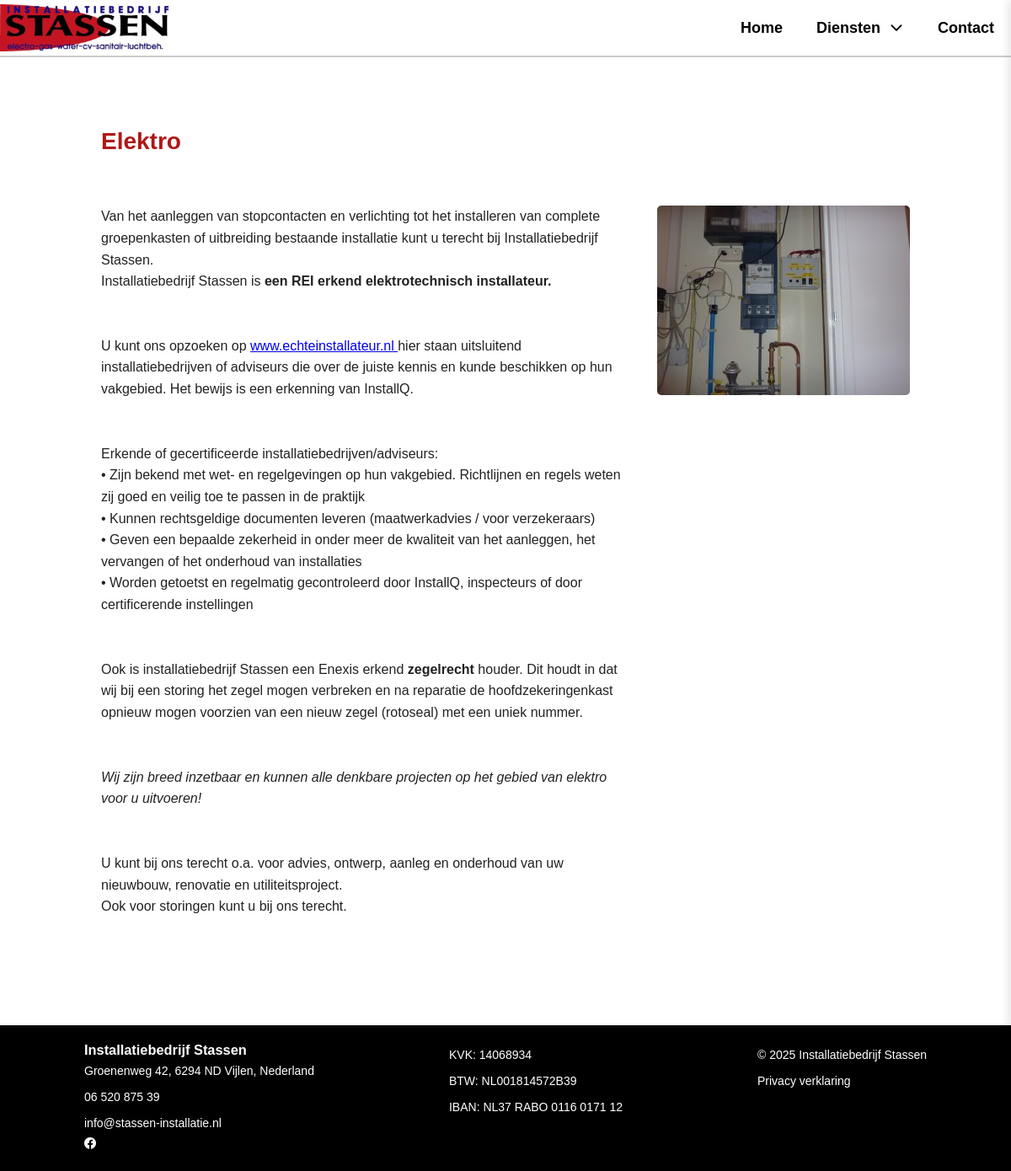
Screenshot of /services.php?id=1 with the database file from the repository.
### tables this page shows
CREATE TABLE `services` (
  `id` int(11) NOT NULL,
  `title` varchar(255) NOT NULL,
  `description` text NOT NULL,
  `image` varchar(255) NOT NULL
);

### services.php (the view, shortened to what this page needs)
<?php
require 'db.php';
$service_id = isset($_GET['id']) && is_numeric($_GET['id']) ? (int)$_GET['id'] : 0;
$stmt = $pdo->prepare("SELECT * FROM services WHERE id = :service_id");
$stmt->execute(['service_id' => $service_id]);
$service = $stmt->fetch(PDO::FETCH_ASSOC);
?>
<!DOCTYPE html>
<html lang="en">
<head>
    <link rel="stylesheet" href="index.css">
</head>
<body>
    <nav class="navbar">
        <img src="src\img\logo.png" alt="Logo" class="logo">
        <ul class="nav-links">
            <li><a href="index.php">Home</a></li>
            <li class="dropdown">
                <a class="dropbtn">Diensten
                    <svg xmlns="http://www.w3.org/2000/svg" fill="none" viewBox="0 0 24 24" stroke-width="2.5" stroke="currentColor" class="dropdown-arrow">
                        <path stroke-linecap="round" stroke-linejoin="round" d="m19.5 8.25-7.5 7.5-7.5-7.5" />
                    </svg>
                </a>
            </li>
            <li><a href="contact.php">Contact</a></li>
        </ul>
    </nav>
    <div class="service-container">
        <h1><?php echo htmlspecialchars($service['title']); ?></h1>
        <img src="src/img/<?php echo htmlspecialchars($service['image']); ?>" alt="<?php echo htmlspecialchars($service['title']); ?>" class="service-img">
        <p><?php echo nl2br($service['description']); ?></p>
    </div>
    <footer>
        <div class="footer-row">
            <h3>Installatiebedrijf Stassen</h3>
            <p>Groenenweg 42, 6294 ND Vijlen, Nederland</p>
            <p>06 520 875 39</p>
            <p><a href="mailto:info@stassen-installatie.nl">info@stassen-installatie.nl</a></p>
                <a href="https://www.facebook.com/StassenInstallatiebedrijf" target="_blank">
                </a>
        </div>
        <div class="footer-row">
            <p>KVK: 14068934</p>
            <p>BTW: NL001814572B39</p>
            <p>IBAN: NL37 RABO 0116 0171 12</p>
        </div>
        <div class="footer-row">
        <p>&copy; 2025 Installatiebedrijf Stassen</p>
        <p><a href="privacy.php">Privacy verklaring</a></p>
    </footer>
</body>
</html>

### index.css (style rules this page uses)
* { margin: 0; padding: 0; box-sizing: border-box; font-family: Arial, Helvetica, sans-serif; }
.navbar { width: 100%; background: rgba(255, 255, 255); padding: 5px 0; display: flex; justify-content: space-between; align-items: center; border-bottom: 2px solid rgba(0, 0, 0, 0.2); z-index: 1000; }
.nav-links { list-style: none; display: flex; }
.nav-links li { margin: 0 20px; position: relative; }
.nav-links a { text-decoration: none; color: rgb(0, 0, 0); font-size: 18px; font-weight: bold; }
.logo { width: 200px; }
.dropdown-arrow { margin-left: 5px; transition: transform 0.3s ease; width: 18px; }
.dropbtn { display: flex; align-items: center; gap: 5px; cursor: pointer; }
footer { display: flex; justify-content: space-between; background-color: black; color: white; padding: 20px 100px; font-size: 14px; }
.footer-row { display: flex; flex-direction: column; }
.footer-row p { margin: 5px 0; }
.footer-row a { color: white; text-decoration: none; }
footer p, footer a { line-height: 1.5; }
.service-container { max-width: 1000px; margin: 40px auto; padding: 0 20px; display: flex; gap: 40px; align-items: flex-start; justify-content: space-between; flex-wrap: wrap; margin-bottom: 8rem; margin-top: 0px; flex-direction: row-reverse; }
.service-container h1 { color: #B01717; font-size: 28px; margin-bottom: 20px; flex: 1 1 100%; margin-top: 3em; }
.service-container p { line-height: 1.6; font-size: 16px; color: #222; flex: 1 1 60%; }
.service-img { width: 100%; max-width: 300px; border-radius: 5px; object-fit: cover; flex: 1 1 35%; }

### rows the page displays
services: title "Elektro", image (picture), description "Van het aanleggen van stopcontacten en verlichting tot het installeren van complete groepenkasten of uitbreiding bestaande installatie kunt u terecht bij Installatiebedrijf Stassen. Installatiebedrijf Stassen is een REI erkend elektrotechnisch installateur. U kunt ons opzoeken op www.echteinstallateur.nl hier staan uitsluitend installatiebedrijven of adviseurs die over de juiste kennis en kunde beschikken op hun vakgebied. Het bewijs is een erkenning van InstallQ. Erkende of gecertificeerde installatiebedrijven/adviseurs: • Zijn bekend met wet- en regelgevingen op hun vakgebied. Richtlijnen en regels weten zij goed en veilig toe te passen in de praktijk • Kunnen rechtsgeldige documenten…"
